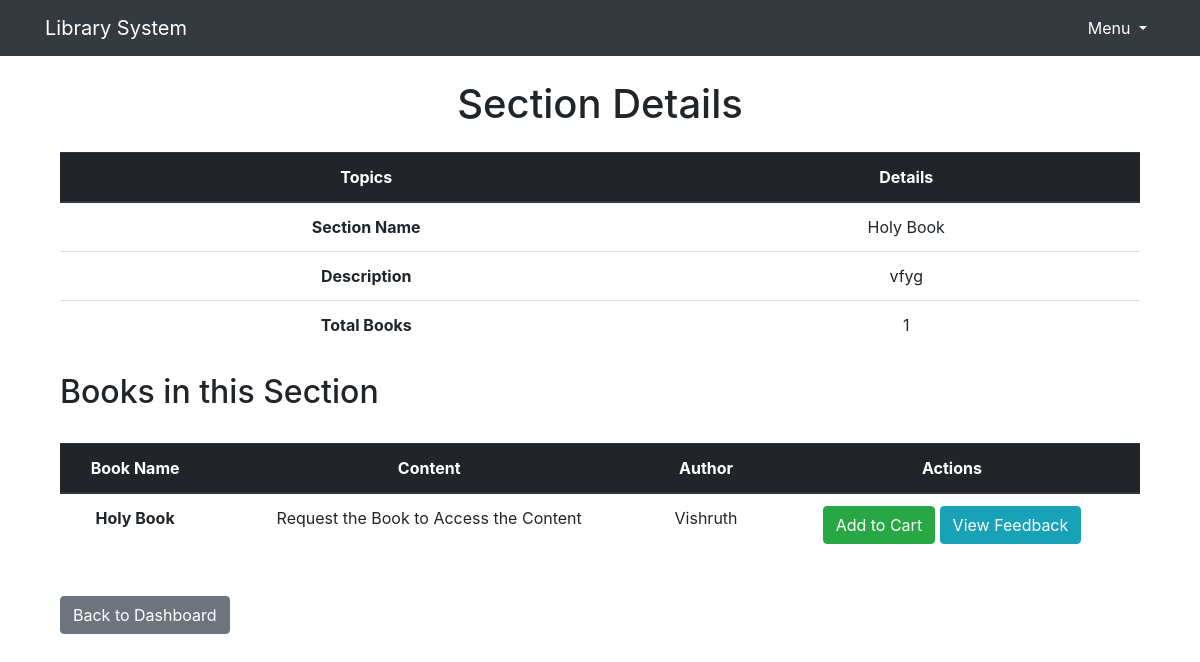
The page /user/section/1 on the database its author committed.
### tables.py (models this page shows, shortened)
class Section(db.Model):
    id = db.Column(db.Integer, primary_key=True)
    name = db.Column(db.String(100), nullable=False)
    date_created = db.Column(db.DateTime, default=datetime.utcnow)
    description = db.Column(db.Text)
    books = db.relationship('Book', backref='section', lazy='dynamic')

class Book(db.Model):
    id = db.Column(db.Integer, primary_key=True)
    name = db.Column(db.String(100), nullable=False)
    content = db.Column(db.Text)
    author = db.Column(db.String(100))
    date_issued = db.Column(db.DateTime)
    return_date = db.Column(db.DateTime)
    section_id = db.Column(db.Integer, db.ForeignKey('section.id'), nullable=False)

### app.py (the view)
@app.route('/user/section/<int:section_id>', methods=['GET'])
def user_section_details(section_id):
    section = Section.query.get_or_404(section_id)
    books = section.books.order_by(desc(Book.id)).all()
    return render_template('user_section_details.html', section=section, books=books)

### templates/user_section_details.html
{% extends 'base.html' %}
{% block content %}
    <div class="container mt-4">
        <h1 class="text-center mb-4">Section Details</h1>
        {% if section %}
            <table class="table table-hover">
                <thead class="thead-dark">
                    <tr>
                        <th style="text-align: center;">Topics</th>
                        <th style="text-align: center;">Details</th>
                    </tr>
                </thead>
                <tbody>
                    <tr>
                        <td style="text-align: center;"><strong>Section Name</strong></td>
                        <td style="text-align: center;">{{ section.name }}</td>
                    </tr>
                    <tr>
                        <td style="text-align: center;"><strong>Description</strong></td>
                        <td style="text-align: center;">{{ section.description }}</td>
                    </tr>
                    <tr>
                        <td style="text-align: center;"><strong>Total Books</strong></td>
                        <td style="text-align: center;">{{ section.books.count() }}</td>
                    </tr>
                </tbody>
            </table>
            {% if section.books %}
                <h2 class="mt-4">Books in this Section</h2><br>
                <table class="table table-hover">
                    <thead class="thead-dark">
                        <tr>
                            <th style="text-align: center;">Book Name</th>
                            <th style="text-align: center;">Content</th>
                            <th style="text-align: center;">Author</th>
                            <th style="text-align: center;">Actions</th>
                        </tr>
                    </thead>
                    <tbody>
                        {% for book in books %}
                            <tr>
                                <td style="text-align: center;"><strong>{{ book.name }}</strong></td>
                                <td style="text-align: center;"> Request the Book to Access the Content</td>
                                <td style="text-align: center;">{{ book.author }}</td>
                                <td style="text-align: center;">
                                    <a href="{{ url_for('user_add_to_cart', book_id=book.id) }}" class="btn btn-success">Add to Cart</a>
                                    <a href="{{ url_for('user_view_feedback', book_id=book.id) }}" class="btn btn-info">View Feedback</a>
                                </td>
                            </tr>
                        {% endfor %}
                    </tbody>
                </table>
            {% else %}
                <p>No books in this section yet</p>
            {% endif %}
        {% else %}
            <p>Section not found</p>
        {% endif %}
        <a href="{{ url_for('user_dashboard') }}" class="btn btn-secondary mt-4">Back to Dashboard</a>
    </div>
{% endblock %}

### rows shown on the page
Section: name "Holy Book", description "vfyg"
Book: name "Holy Book", author "Vishruth"

### other values the page prints
{{ section.books.count() }} "1"
